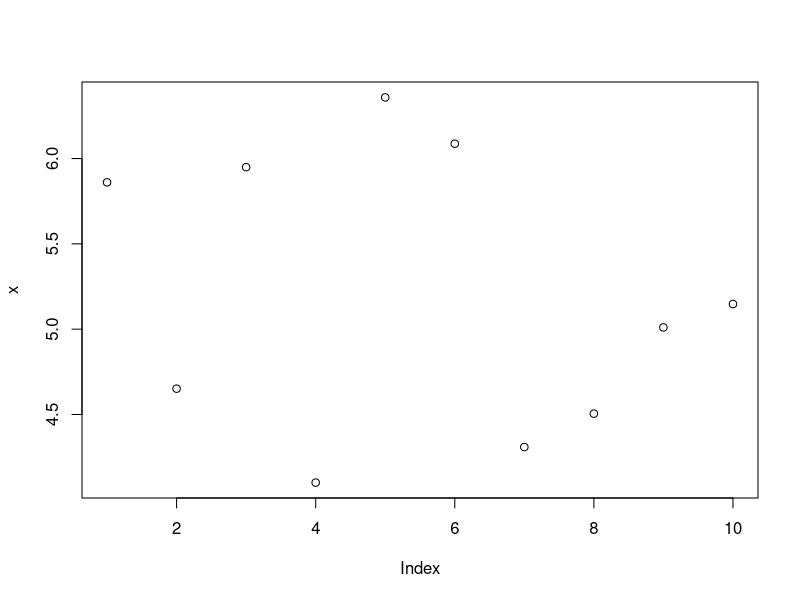
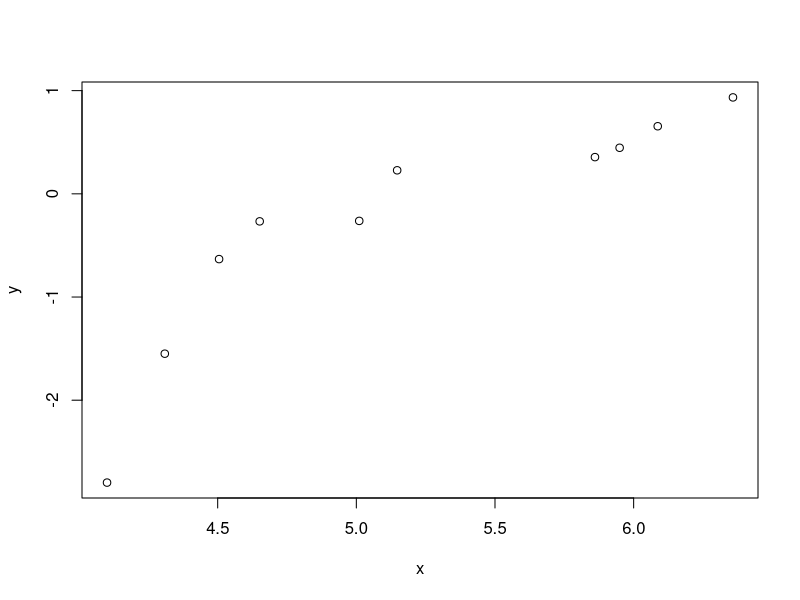
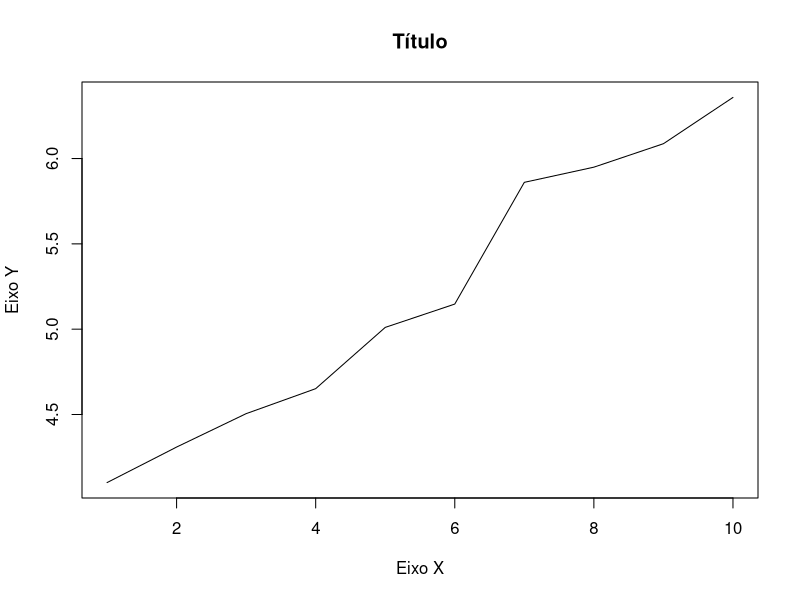
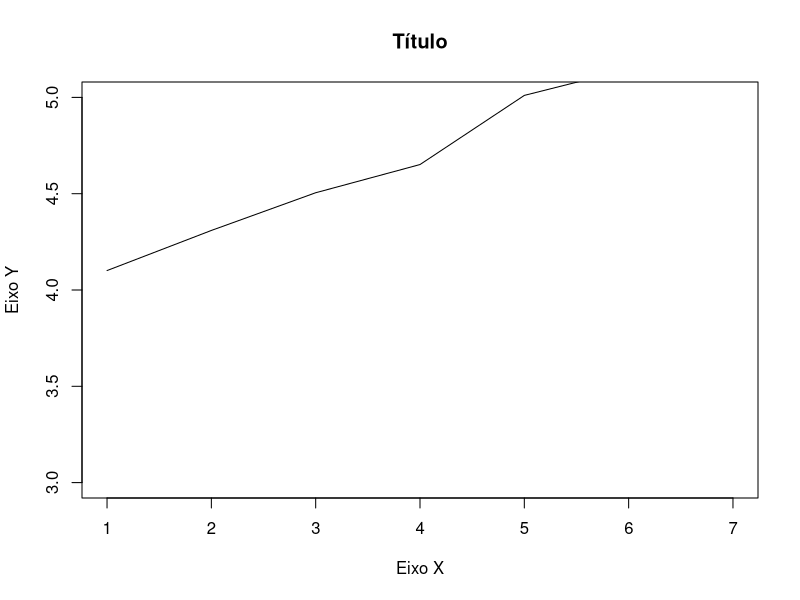
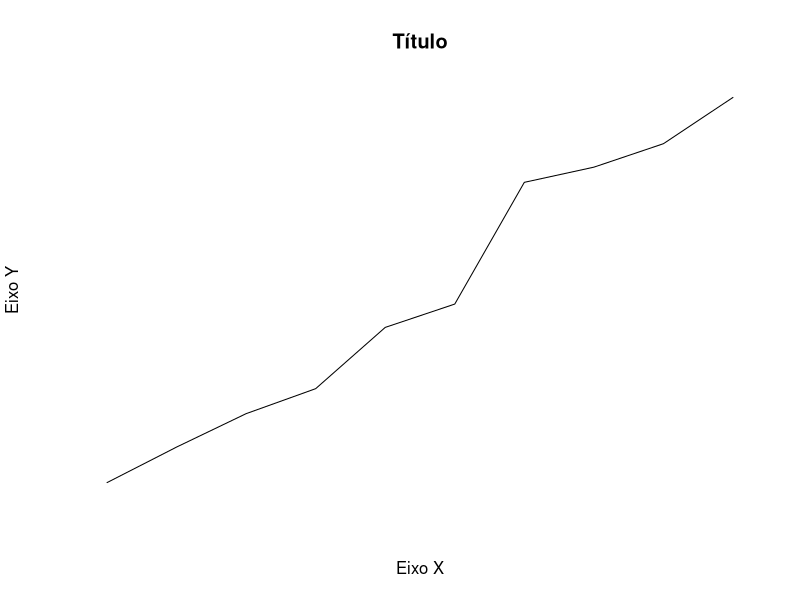
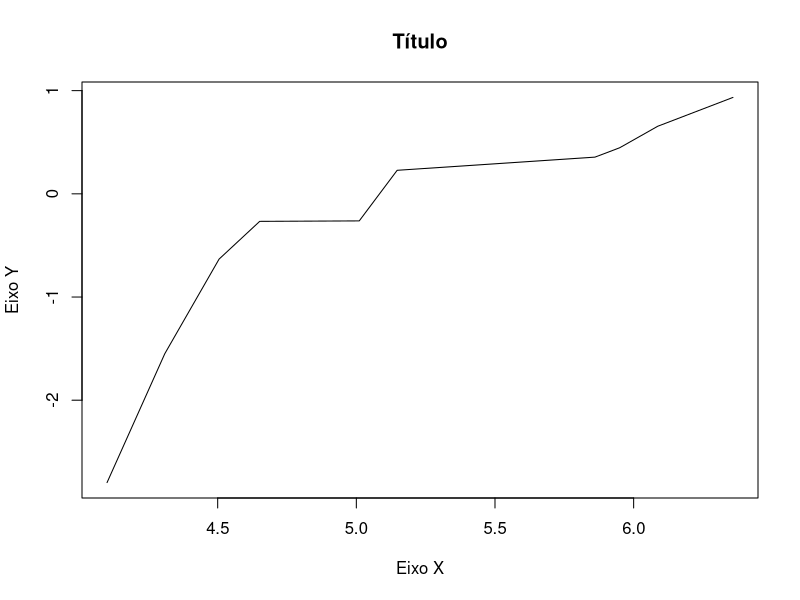
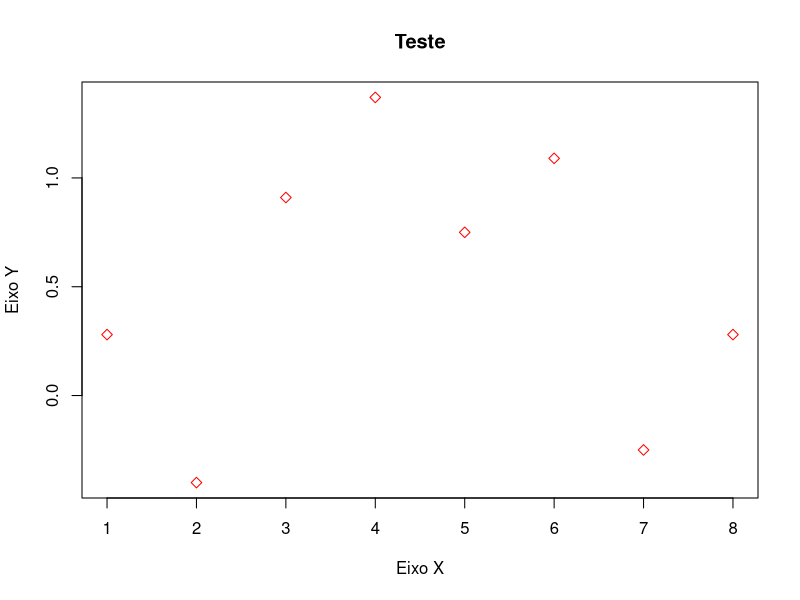
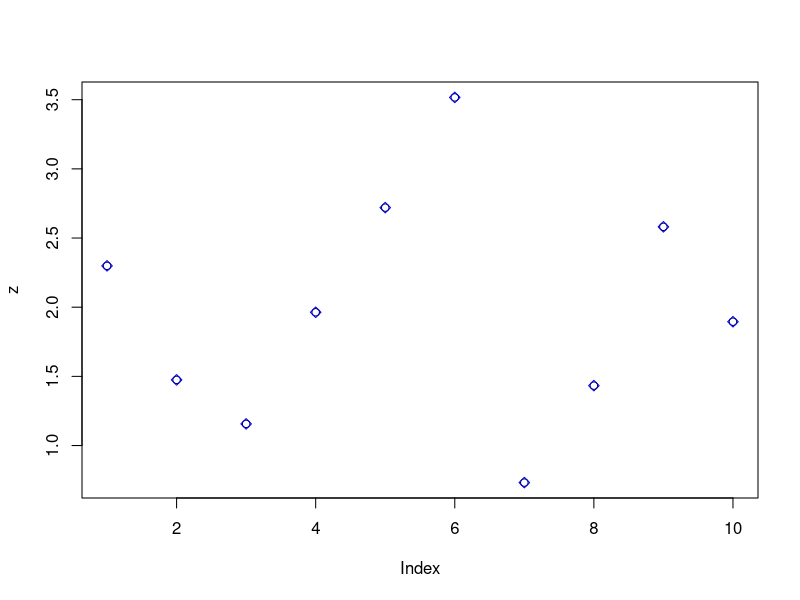

The R source for these figures, in order:
#Aula 4
# Gráfico
x<-rnorm(10,5,1); x
plot(x)
y<-rnorm(10,0,1); y
x<-sort(x)
y<-sort(y)
plot(x,y)
plot(x, main="Título", type="l", xlab = "Eixo X", ylab = "Eixo Y")
plot(x, main="Título", type="l", xlab = "Eixo X", ylab = "Eixo Y", xlim = c(1,7), ylim = c(3,5))
plot(x, main="Título", type="l", xlab = "Eixo X", ylab = "Eixo Y", axes = FALSE)
plot(x, y, main="Título", type="l", xlab = "Eixo X", ylab = "Eixo Y")

xx<-c(0.28, -0.4, 0.91, 1.37, 0.75, 1.09, -0.25, 0.28)
plot(xx, main = "Teste", xlab = "Eixo X", ylab = "Eixo Y", pch = 5, col = "Red")

z<-rnorm(10,2,1); z
plot(z)
points(z, pch = 5, col = "bLue")
rm(x, xx, y)
